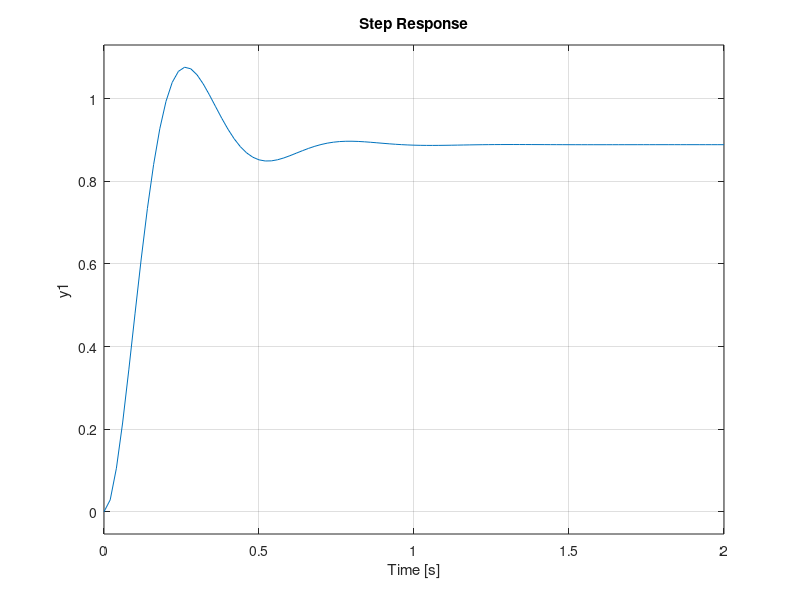

The MATLAB source for this figure:
%% Motor Transfer Function
% Transfer function of the motor: 
% G(s) = Kt / ( (Js + B)(Ls + R) + Kt*Kb )


% Electrical parameters
L = 0.5;     % Inductance (Henrys)
R = 1.0;     % Resistance (Ohms)

% Mechanical parameters
J = 0.01;    % Moment of inertia of the rotor (kg*m^2)
B = 0.1;     % Damping coefficient / Viscous friction (N*m*s)

% Electromechanical constants
Kt = 0.01;   % Motor Torque constant (N*m/A)
Kb = 0.01;   % Back EMF constant (V*s/rad)


% Denominator: (Js + B)(Ls + R) + Kt*Kb
% We use conv() for polynomial multiplication
mech=[J, B];
elec=[L R];

denom_tf=(conv(mech,elec)+Kt*Kb);
num_tf=Kt;

%tf of motor
motor_tf=tf(num_tf,denom_tf);
rlocus(motor_tf)

%the constants->kp,ki,kd
kp=80;
kd=0;
ki=0;
cl_tf = feedback(kp * motor_tf, 1);
step(cl_tf)